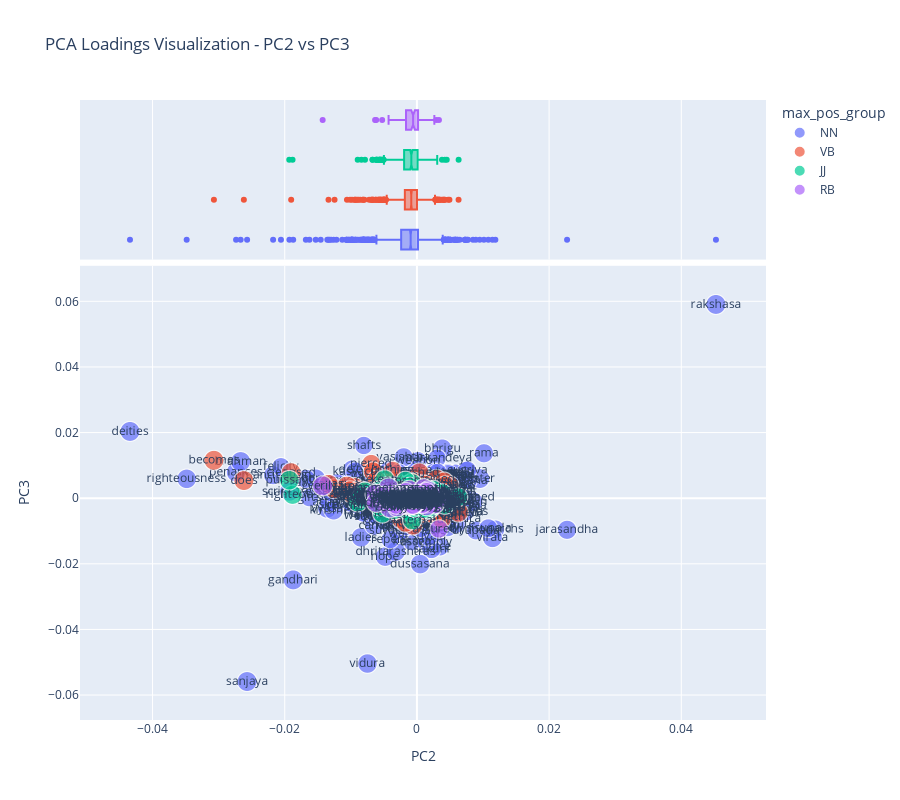

Write notebook code for a chart like this one.
### Code cell
fig12load = vis_loadings(LOADINGS2, 1, 2)
fig12load.show()

### Figure 1 — Plotly figure (JSON) as saved in the notebook; plotly's stock layout.template omitted (floating-point values rounded to 4 significant figures; data arrays with more than 128 entries replaced by an {"elided": "..."} marker saying what was removed)
{"data": [{"hovertemplate": "<b>%{hovertext}</b><br><br>max_pos_group=NN<br>PC1=%{x}<br>PC2=%{y}<br>dfidf=%{marker.size}<br>term_str=%{text}<extra></extra>", "hovertext": {"elided": "1597 str values"}, "legendgroup": "NN", "marker": {"color": "#636efa", "size": {"elided": "1597 float values"}, "sizemode": "area", "sizeref": 0.1313, "symbol": "circle"}, "mode": "markers+text", "name": "NN", "showlegend": true, "text": {"elided": "1597 str values"}, "type": "scattergl", "x": {"elided": "1597 float values"}, "xaxis": "x", "y": {"elided": "1597 float values"}, "yaxis": "y"}, {"alignmentgroup": "True", "hovertemplate": "<b>%{hovertext}</b><br><br>max_pos_group=NN<br>PC1=%{x}<extra></extra>", "hovertext": {"elided": "1597 str values"}, "legendgroup": "NN", "marker": {"color": "#636efa", "symbol": "circle"}, "name": "NN", "notched": true, "offsetgroup": "NN", "showlegend": false, "type": "box", "x": {"elided": "1597 float values"}, "xaxis": "x2", "yaxis": "y2"}, {"hovertemplate": "<b>%{hovertext}</b><br><br>max_pos_group=VB<br>PC1=%{x}<br>PC2=%{y}<br>dfidf=%{marker.size}<br>term_str=%{text}<extra></extra>", "hovertext": {"elided": "1015 str values"}, "legendgroup": "VB", "marker": {"color": "#EF553B", "size": {"elided": "1015 float values"}, "sizemode": "area", "sizeref": 0.1313, "symbol": "circle"}, "mode": "markers+text", "name": "VB", "showlegend": true, "text": {"elided": "1015 str values"}, "type": "scattergl", "x": {"elided": "1015 float values"}, "xaxis": "x", "y": {"elided": "1015 float values"}, "yaxis": "y"}, {"alignmentgroup": "True", "hovertemplate": "<b>%{hovertext}</b><br><br>max_pos_group=VB<br>PC1=%{x}<extra></extra>", "hovertext": {"elided": "1015 str values"}, "legendgroup": "VB", "marker": {"color": "#EF553B", "symbol": "circle"}, "name": "VB", "notched": true, "offsetgroup": "VB", "showlegend": false, "type": "box", "x": {"elided": "1015 float values"}, "xaxis": "x2", "yaxis": "y2"}, {"hovertemplate": "<b>%{hovertext}</b><br><br>max_pos_group=JJ<br>PC1=%{x}<br>PC2=%{y}<br>dfidf=%{marker.size}<br>term_str=%{text}<extra></extra>", "hovertext": {"elided": "364 str values"}, "legendgroup": "JJ", "marker": {"color": "#00cc96", "size": {"elided": "364 float values"}, "sizemode": "area", "sizeref": 0.1313, "symbol": "circle"}, "mode": "markers+text", "name": "JJ", "showlegend": true, "text": {"elided": "364 str values"}, "type": "scattergl", "x": {"elided": "364 float values"}, "xaxis": "x", "y": {"elided": "364 float values"}, "yaxis": "y"}, {"alignmentgroup": "True", "hovertemplate": "<b>%{hovertext}</b><br><br>max_pos_group=JJ<br>PC1=%{x}<extra></extra>", "hovertext": {"elided": "364 str values"}, "legendgroup": "JJ", "marker": {"color": "#00cc96", "symbol": "circle"}, "name": "JJ", "notched": true, "offsetgroup": "JJ", "showlegend": false, "type": "box", "x": {"elided": "364 float values"}, "xaxis": "x2", "yaxis": "y2"}, {"hovertemplate": "<b>%{hovertext}</b><br><br>max_pos_group=RB<br>PC1=%{x}<br>PC2=%{y}<br>dfidf=%{marker.size}<br>term_str=%{text}<extra></extra>", "hovertext": ["verily", "speedily", "sometimes", "longer", "meanwhile", "deeply", "really", "similarly", "properly", "surely", "fully", "everywhere", "perfectly", "fearlessly", "far", "equally", "entirely", "worldly", "firmly", "forcibly", "fast", "immediately", "folly", "happily", "carefully", "almost", "aside", "further", "loudly", "especially", "easily", "completely", "incessantly", "agreeably", "smilingly", "instead", "constantly", "forward", "gradually", "righteously", "frequently", "slowly", "fiercely", "accordingly", "wholly", "continually", "scarcely", "asleep", "thereby", "mentally", "often", "vigorously", "perhaps", "actually", "ceaselessly", "extremely", "furiously", "enough", "singly", "separately", "respectfully", "quite", "generally", "exactly", "naturally", "assuredly", "joyfully", "presently", "adhere", "subsequently", "twice", "simply", "lastly", "instantly", "virtuously", "respectively", "quietly", "previously", "reverentially", "hastily", "gently", "falsely", "alike", "sweetly", "rather", "finally", "wrathfully", "ahead", "particularly", "deceitfully", "regardless", "heavily", "humbly", "kindly", "violently", "eagerly", "gladly", "brightly", "anywhere", "utterly", "sinfully", "specially", "secretly", "softly"], "legendgroup": "RB", "marker": {"color": "#ab63fa", "size": [52.54, 46.03, 51.96, 45.4, 47.78, 52.14, 52.3, 52.3, 49.72, 44.74, 48.3, 49.72, 50.51, 52.54, 50.87, 50.51, 52.14, 49.64, 50.51, 51.48, 51.73, 51.73, 51.96, 51.96, 52.3, 50.51, 52.54, 51.73, 52.41, 51.73, 52.3, 52.42, 51.67, 52.14, 52.41, 52.42, 52.41, 52.41, 51.67, 46.15, 51.48, 52.14, 51.93, 52.14, 50.61, 50.61, 52.41, 52.3, 52.3, 52.5, 52.5, 44.27, 50.61, 46.98, 45.25, 52.3, 45.25, 52.14, 48.43, 52.14, 51.93, 50.15, 47.74, 49.07, 49.07, 44.27, 49.07, 46.15, 44.27, 45.25, 47.74, 46.98, 44.27, 46.98, 44.27, 49.07, 47.74, 48.43, 46.98, 50.15, 49.07, 44.27, 46.15, 46.15, 50.15, 44.27, 44.27, 44.27, 49.64, 45.25, 44.27, 46.98, 45.25, 44.27, 47.74, 45.25, 48.43, 46.15, 45.25, 44.27, 44.27, 45.25, 44.27, 46.15], "sizemode": "area", "sizeref": 0.1313, "symbol": "circle"}, "mode": "markers+text", "name": "RB", "showlegend": true, "text": ["verily", "speedily", "sometimes", "longer", "meanwhile", "deeply", "really", "similarly", "properly", "surely", "fully", "everywhere", "perfectly", "fearlessly", "far", "equally", "entirely", "worldly", "firmly", "forcibly", "fast", "immediately", "folly", "happily", "carefully", "almost", "aside", "further", "loudly", "especially", "easily", "completely", "incessantly", "agreeably", "smilingly", "instead", "constantly", "forward", "gradually", "righteously", "frequently", "slowly", "fiercely", "accordingly", "wholly", "continually", "scarcely", "asleep", "thereby", "mentally", "often", "vigorously", "perhaps", "actually", "ceaselessly", "extremely", "furiously", "enough", "singly", "separately", "respectfully", "quite", "generally", "exactly", "naturally", "assuredly", "joyfully", "presently", "adhere", "subsequently", "twice", "simply", "lastly", "instantly", "virtuously", "respectively", "quietly", "previously", "reverentially", "hastily", "gently", "falsely", "alike", "sweetly", "rather", "finally", "wrathfully", "ahead", "particularly", "deceitfully", "regardless", "heavily", "humbly", "kindly", "violently", "eagerly", "gladly", "brightly", "anywhere", "utterly", "sinfully", "specially", "secretly", "softly"], "type": "scattergl", "x": [-0.01426, -6.101e-05, -0.00429, -0.003565, 0.0006078, -0.002666, -0.004068, -0.00633, -0.003456, 0.00258, -0.001521, -0.002315, -0.001013, -0.001858, -0.0007362, -0.002766, -0.002266, -0.00616, -0.001391, 0.0002666, -0.001749, -0.001154, -0.002971, 0.0007751, -0.001867, 0.0002635, -0.001144, 0.0005128, 0.0002577, -0.001426, -0.001808, -0.001653, 3.21e-05, -0.003075, 0.001021, -0.0008741, -0.001569, 0.0006956, -0.002618, -0.00526, -0.0005451, -5.81e-05, -0.0003455, -0.002214, -0.002071, -0.002105, 0.001907, 0.002545, 0.0006884, -0.0003813, 5.661e-05, -0.001199, 0.001243, -0.00202, -0.001747, 0.002638, -0.0002155, 0.001456, -0.0005513, -0.0006775, 0.0008182, -9.883e-05, -0.001647, -0.0001561, -0.0006401, 0.003334, 0.0006925, -0.0002033, -0.00129, -0.0002445, -0.001061, -0.0003453, -0.001072, 0.001031, -0.0006144, -0.001787, -0.0004851, -0.0007801, 0.0009287, 0.002923, -0.0006005, -0.0009997, -0.001641, 0.00167, 0.001048, -0.0004832, -0.000413, 5.225e-05, -0.0005734, -0.0009778, -0.001433, -0.0001417, -0.0002515, -0.0008682, 0.001318, -0.0001931, 0.001429, -0.0003922, 8.641e-05, -0.0004402, -0.001072, 0.0004952, -0.000587, -0.0004539], "xaxis": "x", "y": [0.003792, 0.0007782, 0.003162, 0.001165, 0.001689, 0.001083, -0.00289, 0.001232, -0.0004914, -0.000322, -0.001589, 0.001085, -0.0005301, 0.0009074, -0.000888, -0.0009267, -0.0003775, -0.001322, -0.0009912, 0.0001544, 0.001121, 0.002425, -0.002579, 0.0003879, -0.00185, 0.001191, 0.0006907, -0.001534, -0.0008782, -0.001623, 0.0002401, 0.001752, 0.00118, -0.001815, -0.0004845, 0.0008755, -0.0002589, 0.000527, 0.0005923, 0.0007876, 0.0001407, -0.0004217, -0.0001324, 0.0002806, -0.0002297, 0.0002461, -0.001209, 0.0006115, 0.0009392, 0.0003835, -0.0006806, 0.001198, -0.001669, 0.0002653, 0.0006035, -0.001695, 0.0006167, -0.002269, 2.232e-05, -0.001156, -0.001539, -0.000783, -2.465e-05, 0.0003036, -0.0009433, -0.009347, 0.0004882, -0.0002819, 0.0003952, 0.0007997, 0.0007484, -0.001839, -0.001176, 0.003114, -0.002127, 0.0003582, -0.001758, 0.0008967, 0.0001815, -0.0003737, -0.0007441, -0.001051, 0.0004707, 0.002438, 0.0009744, 0.0001573, 0.0002366, 0.0007208, -7.478e-05, -0.002296, 0.0003191, -0.0007358, -0.0008225, -0.002125, 0.001321, -0.001449, 0.001863, 0.0006093, 0.001434, -9.221e-05, -0.0006119, 0.0003144, -0.002072, -0.0002507], "yaxis": "y"}, {"alignmentgroup": "True", "hovertemplate": "<b>%{hovertext}</b><br><br>max_pos_group=RB<br>PC1=%{x}<extra></extra>", "hovertext": ["verily", "speedily", "sometimes", "longer", "meanwhile", "deeply", "really", "similarly", "properly", "surely", "fully", "everywhere", "perfectly", "fearlessly", "far", "equally", "entirely", "worldly", "firmly", "forcibly", "fast", "immediately", "folly", "happily", "carefully", "almost", "aside", "further", "loudly", "especially", "easily", "completely", "incessantly", "agreeably", "smilingly", "instead", "constantly", "forward", "gradually", "righteously", "frequently", "slowly", "fiercely", "accordingly", "wholly", "continually", "scarcely", "asleep", "thereby", "mentally", "often", "vigorously", "perhaps", "actually", "ceaselessly", "extremely", "furiously", "enough", "singly", "separately", "respectfully", "quite", "generally", "exactly", "naturally", "assuredly", "joyfully", "presently", "adhere", "subsequently", "twice", "simply", "lastly", "instantly", "virtuously", "respectively", "quietly", "previously", "reverentially", "hastily", "gently", "falsely", "alike", "sweetly", "rather", "finally", "wrathfully", "ahead", "particularly", "deceitfully", "regardless", "heavily", "humbly", "kindly", "violently", "eagerly", "gladly", "brightly", "anywhere", "utterly", "sinfully", "specially", "secretly", "softly"], "legendgroup": "RB", "marker": {"color": "#ab63fa", "symbol": "circle"}, "name": "RB", "notched": true, "offsetgroup": "RB", "showlegend": false, "type": "box", "x": [-0.01426, -6.101e-05, -0.00429, -0.003565, 0.0006078, -0.002666, -0.004068, -0.00633, -0.003456, 0.00258, -0.001521, -0.002315, -0.001013, -0.001858, -0.0007362, -0.002766, -0.002266, -0.00616, -0.001391, 0.0002666, -0.001749, -0.001154, -0.002971, 0.0007751, -0.001867, 0.0002635, -0.001144, 0.0005128, 0.0002577, -0.001426, -0.001808, -0.001653, 3.21e-05, -0.003075, 0.001021, -0.0008741, -0.001569, 0.0006956, -0.002618, -0.00526, -0.0005451, -5.81e-05, -0.0003455, -0.002214, -0.002071, -0.002105, 0.001907, 0.002545, 0.0006884, -0.0003813, 5.661e-05, -0.001199, 0.001243, -0.00202, -0.001747, 0.002638, -0.0002155, 0.001456, -0.0005513, -0.0006775, 0.0008182, -9.883e-05, -0.001647, -0.0001561, -0.0006401, 0.003334, 0.0006925, -0.0002033, -0.00129, -0.0002445, -0.001061, -0.0003453, -0.001072, 0.001031, -0.0006144, -0.001787, -0.0004851, -0.0007801, 0.0009287, 0.002923, -0.0006005, -0.0009997, -0.001641, 0.00167, 0.001048, -0.0004832, -0.000413, 5.225e-05, -0.0005734, -0.0009778, -0.001433, -0.0001417, -0.0002515, -0.0008682, 0.001318, -0.0001931, 0.001429, -0.0003922, 8.641e-05, -0.0004402, -0.001072, 0.0004952, -0.000587, -0.0004539], "xaxis": "x2", "yaxis": "y2"}], "layout": {"height": 800, "legend": {"itemsizing": "constant", "title": {"text": "max_pos_group"}, "tracegroupgap": 0}, "title": {"text": "PCA Loadings Visualization - PC2 vs PC3"}, "xaxis": {"anchor": "y", "domain": [0, 1], "title": {"text": "PC2"}}, "xaxis2": {"anchor": "y2", "domain": [0, 1], "matches": "x", "showgrid": true, "showticklabels": false}, "yaxis": {"anchor": "x", "domain": [0, 0.7326], "title": {"text": "PC3"}}, "yaxis2": {"anchor": "x2", "domain": [0.7426, 1], "matches": "y2", "showgrid": false, "showline": false, "showticklabels": false, "ticks": ""}}}
